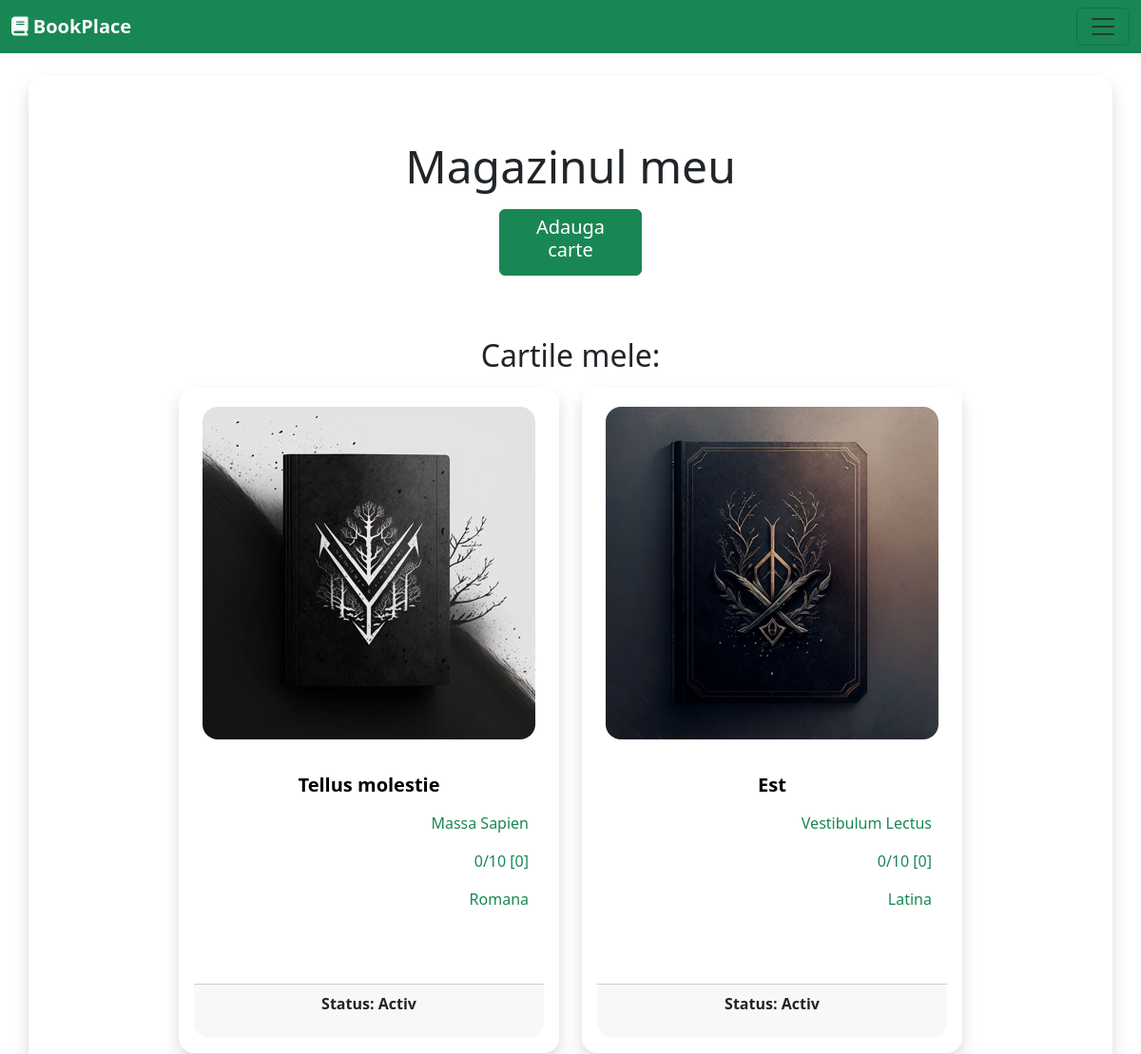
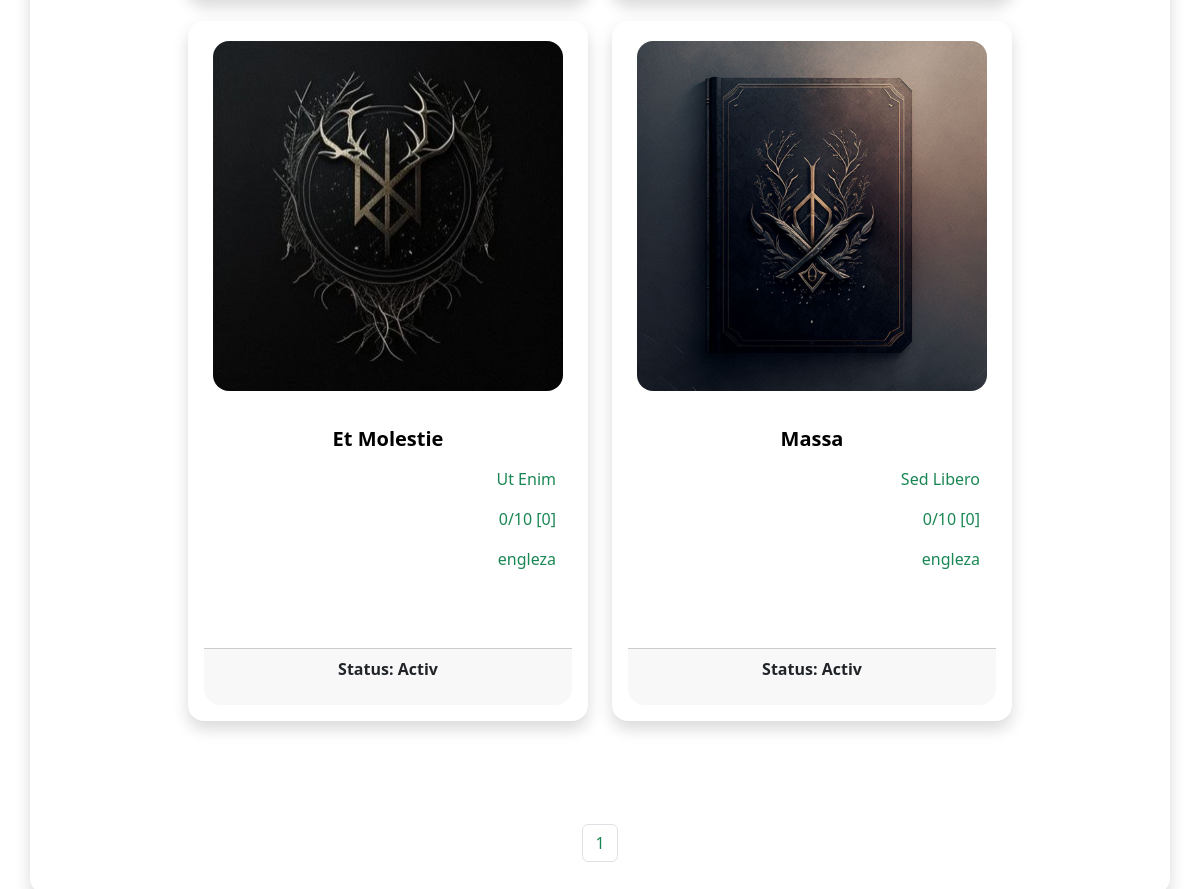
/magazinul-meu/ (signed in), run on the app's committed database (2 pictures, top to bottom).
### store/models.py (models this page shows, shortened)
class Product(models.Model):
    DRAFT = 'draft'
    WAITING_APPROVAL = 'waitingapproval'
    ACTIVE = 'active'
    DELETED = 'deleted'
    STATUS_CHOICES = (
        (DRAFT, 'Ciorna'),
        (WAITING_APPROVAL, 'Asteapta aprobare'),
        (ACTIVE, 'Activ'),
        (DELETED, 'Sters')
    )
    user = models.ForeignKey(User, related_name='products',on_delete=models.CASCADE)
    category=models.ForeignKey(Category, related_name='products',on_delete=models.CASCADE)
    title = models.CharField(max_length=50)
    pdf = models.FileField(upload_to='uploads/pdfs/', blank=False, null=False ,  validators=[FileExtensionValidator(allowed_extensions=["pdf","epub"])])
    thumbnail = models.ImageField(upload_to='uploads/product_images/thumbnails/', blank=True, null= True)
    image = models.ImageField(upload_to='uploads/product_images/', blank=True, null=True)
    editie = models.IntegerField()
    editura = models.CharField(max_length=50)
    description = models.TextField(blank=True)
    author = models.CharField(max_length=50)
    limba = models.CharField(max_length=50)
    created_at = models.DateTimeField(auto_now_add=True)
    slug = models.SlugField(max_length=50)
    status = models.CharField(max_length=50, choices=STATUS_CHOICES, default=ACTIVE)
    recomanda = models.BooleanField(default=False)
    class Meta:
        ordering = ('-created_at',)
    def get_thumbnail(self):
        if self.thumbnail:
            return self.thumbnail.url
        else:
            if self.image:
                self.thumbnail = self.make_thumbnail(self.image)
                self.save()
                return self.thumbnail.url
            else:
                return '/static/images/photo_2023-02-08_13-03-17.jpg'
    def get_rating(self):
        reviews_total = 0
        for review in self.reviews.all():
            reviews_total += review.rating
        if reviews_total > 0:
            return reviews_total / self.reviews.count()
        return 0

### userprofile/views.py (the view)
# urls.py: path('magazinul-meu/',views.my_store, name='my_store'),
@login_required
def my_store(request):
    products = request.user.products.exclude(status=Product.DELETED)
    p= Paginator(Product.objects.all(), 8)
    page = request.GET.get('page')
    products_list = p.get_page(page)
    nums = "a" * products_list.paginator.num_pages
    return render(request, 'userprofile/my_store.html',{
        'products': products,
        'products_list':products_list,
        'nums':nums
    })

### store/templatetags/menu.py (called while the page is built)
@register.inclusion_tag('core/menu.html')
def menu():
    categories = Category.objects.all()
    return {'categories': categories}

### userprofile/templates/userprofile/my_store.html (shortened to what this page needs)
{% extends 'core/base.html' %}
{% block content %}
<div class="card mx-auto rounded-4 shadow p-3 mb-5 bg-white rounded border-0" style="background-color: white; width: 95%; height: 90%; margin-bottom: 5%;  margin-top: 80px; ">
    <h5 class="card-title mx-auto" style="margin-top: 50px;"><font size="16">Magazinul meu</font></h5>
    <a href="{% url 'add_product' %}" class="text-light mx-auto" style="text-decoration: none;">
        <button class="btn btn-success mx-auto" type="button" style="width: 150px; height: 100%; margin-top: 8px;">
            <h5>Adauga carte</h5>
        </button>
    </a>
    <p class="card-title mx-auto" style="margin-top: 60px;margin-bottom: 60px;"><font size="6">Cartile mele:</font></p>
    {% if products %}
        <div class="d-flex  align-items-center">
            <div class="d-flex justify-content-center flex-row flex-wrap gap-4  " style="margin-bottom: 5%;margin-left: 2%;margin-right: 2%;">
                {% for product in products_list %}
                <div  style="margin-top: -50px;" align="center">
                    <div class="card shadow p-3 mb-5 bg-white rounded border-0 rounded-4" style="max-width: 400px ;min-width: 400px; min-height: 700px;max-height: 700px;" >
                        <a href="{% url 'edit_product' product.id %}">
                            <div class="image p-1">
                                <img class="rounded-4" id="corner" src="{{ product.get_thumbnail }}" width="350px" height="350px" alt="Image of {{ product.title }}">
                            </div>
                        </a>
                        <div class="card-body " style="background-color: white;">
                                <a href="{% url 'edit_product' product.id %}" style="color: black; text-decoration: none;">
                                    <p class="card-text " align="center"><p><strong><h5>{{ product.title }}</h5></strong></p>
                                </a>
                                <p class="card-text text-success" align="right">{{product.author}}</p>
                                <p align="right"><span class="text-success">{{ product.get_rating }}/10 [{{ product.reviews.count }}]</span></p>
                                <p class="card-text text-success" align="right">{{product.limba}}</p>
                        </div>
                        <div class="d-flex justify-content-center">
                        <div class="card-footer rounded-bottom-4 " style="width: 400px;">
                            <p><strong>Status: {{ product.get_status_display }}</strong></p>
                        </div></div>
                    </div>
                </div>
                {% endfor %}
            </div>
        </div>
        <div class="mx-auto">
            <nav aria-label="Page navigation example">
                <ul class="pagination">
                    {% for i in nums %}
                        <li class="page-item">
                            <a class="page-link text-success" href="?page={{ forloop.counter }}">{{ forloop.counter }}</a>
                        </li>
                    {% endfor %}
                </ul>
            </nav>
        </div>
    {% else %}
        <p class="card-title text-danger" style="margin-top: 10px;align-self: center;"><font size="6">Nu ai incarcat carti pana acum!</font></p>
    {% endif %}
</div>
{% endblock %}

### data on the page
Product: get_thumbnail (picture), author "Massa Sapien", get_rating "0", reviews.count "0", limba "Romana", status "Activ"
Product: author "Vestibulum Lectus", get_rating "0", reviews.count "0", limba "Latina", status "Activ"
Product: get_thumbnail (picture), author "Ut Enim", get_rating "0", reviews.count "0", limba "engleza", status "Activ"
Product: author "Sed Libero", get_rating "0", reviews.count "0", limba "engleza", status "Activ"
